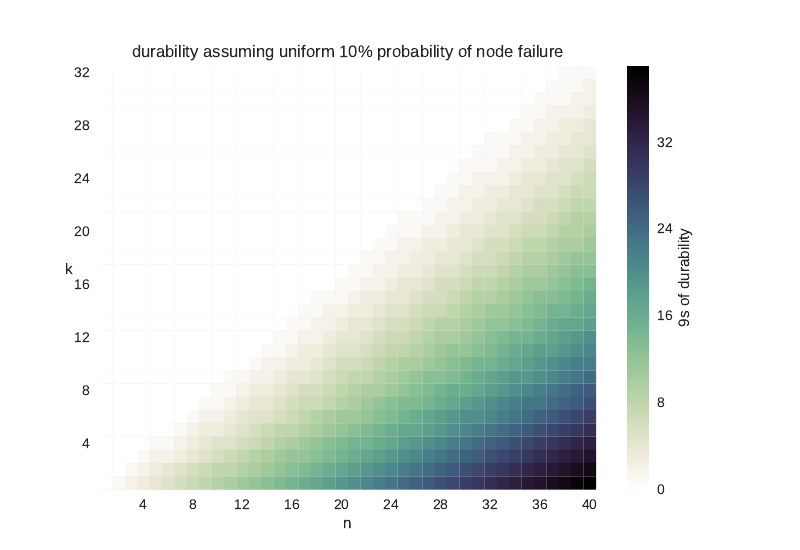

Generate this figure with Python:
#!/usr/bin/env python

import matplotlib as mpl
mpl.use("pdf")
import seaborn as sns
from matplotlib import pylab as plt
from decimal import Decimal as D, getcontext

getcontext().prec = 100
N = 40
K = 32
F = .1

def binomial(n, k):
  if 0 <= k <= n:
    ntok = D(1)
    ktok = D(1)
    for t in xrange(1, min(k, n - k) + 1):
      ntok *= n
      ktok *= D(t)
      n -= D(1)
    return ntok // ktok
  else:
    return D(0)


def probdur(n, k, fail):
  n, k, fail = D(n), D(k), D(fail)
  sum = D(0)
  for i in xrange(n-k+1):
    i = D(i)
    sum += binomial(n, i) * fail**i * (1-fail)**(n-i)
  return sum


def nines(n, k, fail):
  if k > n:
    return 0
  val = str(probdur(n, k, fail))
  if not val.startswith("0."):
    return 0
  assert val.startswith("0."), val
  val = val[2:]
  counter = 0
  while True:
    if val[counter:counter+1] == "9":
      counter += 1
    else:
      break
  return counter

colors = sns.cubehelix_palette(
    8, dark=0, light=1, start=.5, rot=-.75, as_cmap=True)
ax = sns.heatmap(
    [[nines(n, k, F) for n in xrange(1,N+1)]
     for k in xrange(1,K+1)],
    xticklabels=[i if i % 4 == 0 else "" for i in xrange(1, N+1)],
    yticklabels=[i if i % 4 == 0 else "" for i in xrange(1, K+1)],
    cmap=colors,
    cbar_kws={"label": "9s of durability"})
ax.invert_yaxis()
plt.yticks(rotation=0)
plt.title("durability assuming uniform %d%% probability of node failure" % (
    int(F*100),))
plt.ylabel("k", rotation=0)
plt.xlabel("n")
plt.savefig("durability")

for k, n in ((2, 4), (4, 8), (8, 16), (16, 32), (32, 64)):
  print k, n, nines(n, k, F), "%0.20f" % probdur(n, k, F)
